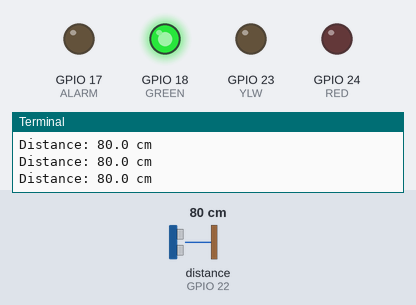
The program below on a simulated Raspberry Pi (BCM pin numbers). On the bench: output pins drawn as LEDs (lit = HIGH), the last lines printed to the terminal. Inputs (shaded band) come from the test bench; at power-on: distance to the obstacle (sensor on GPIO 22) 80 cm. The echo pulse lasts 58.3 µs per cm; the clock reads 2024-03-15 10:24:30 at power-on unless the program sets it; pins used as bus, display or sensor lines are not drawn.

Above: at 3.2 s.
3.3 s: distance to the obstacle (sensor on GPIO 22) set to 43 cm
4.8 s: distance to the obstacle (sensor on GPIO 22) set to 35 cm
At 5.9 s:
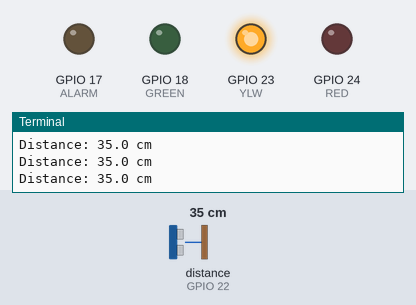
6.3 s: distance to the obstacle (sensor on GPIO 22) set to 16 cm
7.8 s: distance to the obstacle (sensor on GPIO 22) set to 13 cm
At 8.9 s:
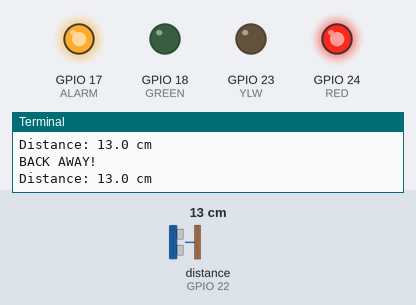
9.5 s: distance to the obstacle (sensor on GPIO 22) set to 18 cm
At 10.4 s:
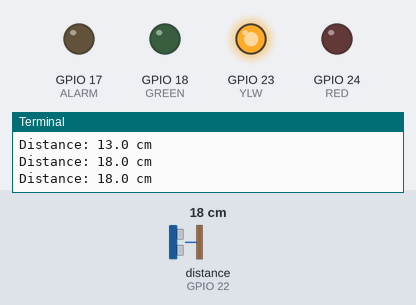
11.1 s: distance to the obstacle (sensor on GPIO 22) set to 2 cm
At 11.8 s:
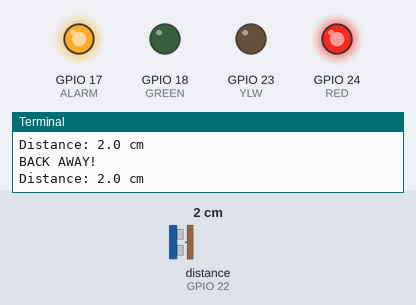
Timing chart, 0 to 13.7 s (numbered marks = the images above; inputs shaded):
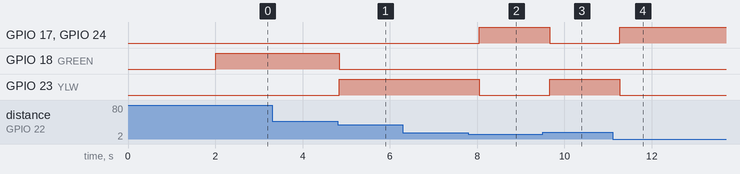

Measured:
- the behaviour switches between 40 and 39 cm on distance to the obstacle (sensor on GPIO 22) (found by bisection; images 0 and 1)
- the behaviour switches between 15 and 14 cm on distance to the obstacle (sensor on GPIO 22) (found by bisection; images 1 and 2)
- after the input at 4.8 s, GPIO 18 (GREEN): HIGH → LOW at once; GPIO 23 (YLW): LOW → HIGH at once
- after the input at 7.8 s, GPIO 17 (ALARM), GPIO 24 (RED): LOW → HIGH after 0.25 s; GPIO 23 (YLW): HIGH → LOW after 0.25 s
- after the input at 9.5 s, GPIO 17 (ALARM), GPIO 24 (RED): HIGH → LOW after 0.16 s; GPIO 23 (YLW): LOW → HIGH after 0.16 s
- after the input at 11.1 s, GPIO 17 (ALARM), GPIO 24 (RED): LOW → HIGH after 0.16 s; GPIO 23 (YLW): HIGH → LOW after 0.16 s

The program:

range_lights.py
```python
import RPi.GPIO as GPIO
import time

def getDistance():

	# Configuration
	print("Setting up...")
	GPIO.setmode(GPIO.BCM)

	# 330 Ohm resisters from ground rail to the short side of leds
	# wires from pin n on RPi to the long side of leds

	TRIG = 27
	ECHO = 22
	GPIO.setup(TRIG, GPIO.OUT)
	GPIO.setup(ECHO, GPIO.IN)

	GREEN = 18
	YLW = 23
	RED = 24
	GPIO.setup(GREEN, GPIO.OUT)
	GPIO.setup(YLW, GPIO.OUT)
	GPIO.setup(RED, GPIO.OUT)

	ALARM = 17
	GPIO.setup(ALARM, GPIO.OUT)

	GPIO.output(TRIG,False)
	time.sleep(2)
	print("Ready!")

	while True:
		GPIO.output(TRIG, True)
		time.sleep(0.00001)
		GPIO.output(TRIG, False)

		while GPIO.input(ECHO) == 0:
			pass
		pulse_start = time.time()

		while GPIO.input(ECHO) == 1:
			pass
		pulse_end = time.time()

		pulse_duration = pulse_end - pulse_start
		distance = pulse_duration * 17150

		if distance <= 15.0:
			print("BACK AWAY!")
			GPIO.output(RED, GPIO.HIGH)
			GPIO.output(YLW, GPIO.LOW)
			GPIO.output(GREEN, GPIO.LOW)
			GPIO.output(ALARM, GPIO.HIGH)
		elif distance <= 40.0:
			GPIO.output(YLW, GPIO.HIGH)
			GPIO.output(RED, GPIO.LOW)
			GPIO.output(GREEN, GPIO.LOW)
			GPIO.output(ALARM, GPIO.LOW)
		else:
			GPIO.output(GREEN, GPIO.HIGH)
			GPIO.output(YLW, GPIO.LOW)
			GPIO.output(RED, GPIO.LOW)
			GPIO.output(ALARM, GPIO.LOW)

		print ("Distance: %.1f cm" % distance)
		time.sleep(0.4)

if __name__ == '__main__':
	try:
		getDistance()

	except KeyboardInterrupt:
		GPIO.cleanup()
```
